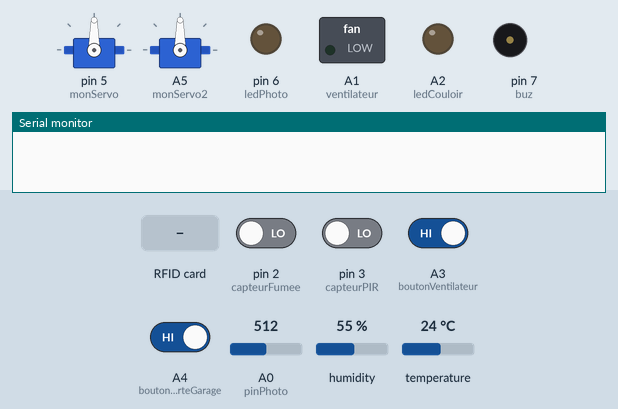
Simulated run of this sketch. Board: Arduino Uno, built with avr-gcc and run on an emulated ATmega328P. Shown: 2 × servo, switched loads named in the sketch (green lamp = pin HIGH), output pins drawn as LEDs (lit = HIGH), buzzer (waves = sounding), the last lines printed to the serial monitor. Dashed ring = blinking. The test bench sets the inputs (shaded band); at power-on: A3 (boutonVentilateur), A4 (boutonPorteGarage) HIGH, pin 2 (capteurFumee), pin 3 (capteurPIR) LOW, A0 (pinPhoto) = 512, humidity 55 %, temperature 24 °C. Pins used as bus, display or sensor lines are not drawn.

Above: at 1.2 s.
1.3 s: A3 (boutonVentilateur) driven LOW
At 1.43 s:
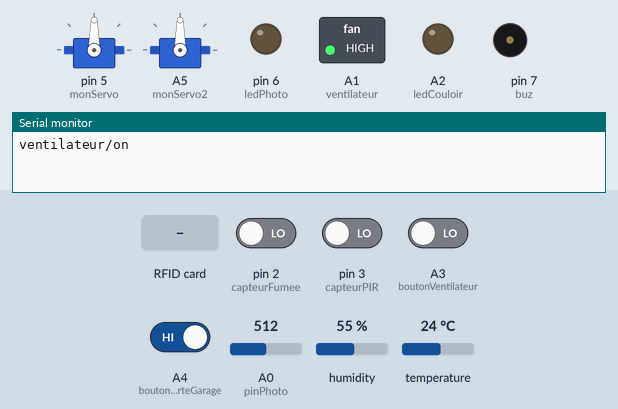
4.3 s: pin 3 (capteurPIR) driven HIGH
At 6.0 s:
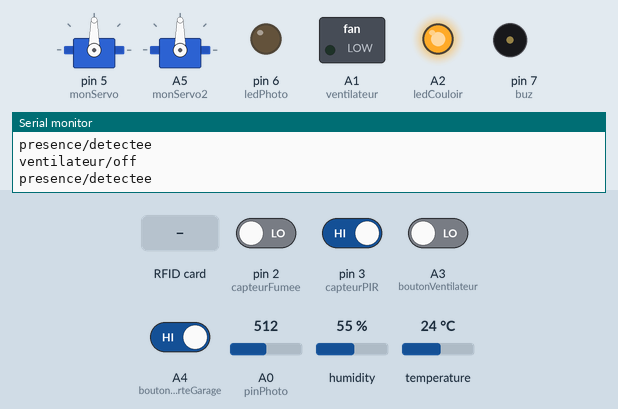
7.3 s: A4 (boutonPorteGarage) driven LOW
At 10.1 s:
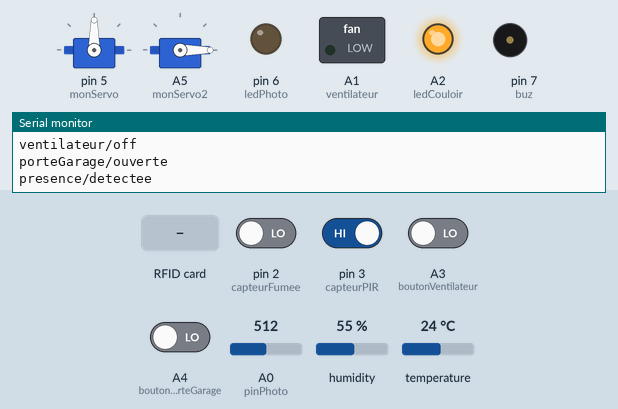
10.3 s: A0 (pinPhoto) set to 81
13.3 s: A0 (pinPhoto) set to 69
At 15.9 s:
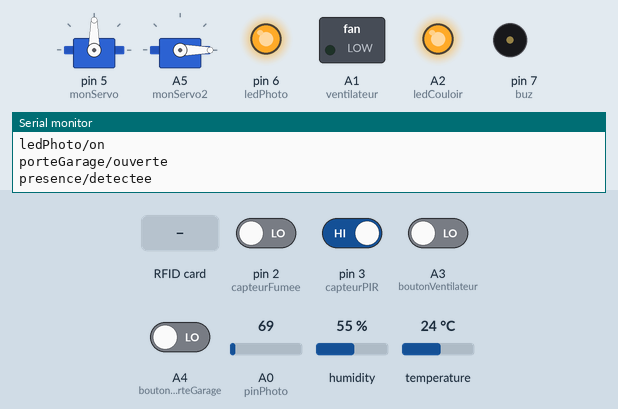
16.3 s: RFID card 5E 7A 19 C4 held to the reader
At 17.4 s:
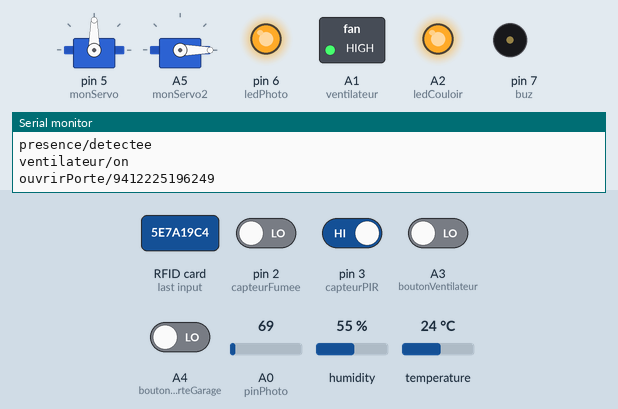
Timing chart, 0 to 26.0 s (numbered marks = the images above; inputs shaded):
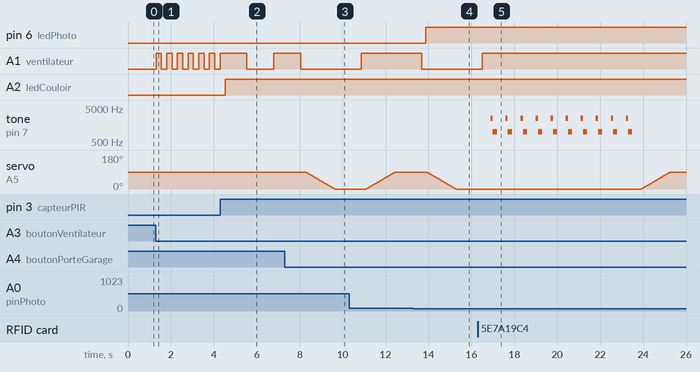

Measured:
- the behaviour switches between 76 and 75 on A0 (pinPhoto) (found by bisection; images 3 and 4)
- after the input at 1.3 s, A1 (ventilateur): alternates HIGH for 0.25 s and LOW for 0.25 s, starting at once
- after the input at 4.3 s, A2 (ledCouloir): LOW → HIGH after 0.24 s
- after the input at 7.3 s, A1 (ventilateur): goes on until 8.0 s, then stays LOW; servo on A5 (monServo2): moves from 90° to 0° over 1.4 s, starting after 0.98 s
- after the input at 13.3 s, pin 6 (ledPhoto): LOW → HIGH after 0.58 s
- after the input at 16.3 s, A1 (ventilateur): goes on until 16.5 s, then stays HIGH; tone on pin 7 (buz): silent → 2500 Hz after 0.61 s, then repeats every 0.70 s: 1000 Hz 0.20 s, silent 0.40 s, 2500 Hz 0.10 s, until it stays silent from 23.5 s

The sketch:

maison_connectee_arduino.ino
```cpp
#include <SPI.h>
#include <RFID.h>
#include <Servo.h>
//declaration
    #include <dht11.h>
    #define DHT11PIN 4 // broche DATA -> broche 4

    int capteurPIR = 3;
    int etatCapteurPIR = 0;
    int capteurFumee = 2;
    int etatCapteurFumee = 0;
    int ledCouloir = A2;
    int boutonVentilateur = A3;
    int ventilateur = A1;
    int etatVentilateur = 0;

    dht11 DHT11;

//fin
Servo monServo;
Servo monServo2;
int positionServo = 90;

int boutonPorteGarage = A4;
int etatBoutonPorteGarage = 0;

int pinPhoto = A0;
int ledPhoto = 6;
int etatLedPhoto = 0;


String message;

/* RST P9
 * SDA P10
 * MOSI P11
 * MISO P12
 * SCK P13
 * Rosette RFID                              235 7 131 116 27
 */
RFID monModuleRFID(10, 9);
int UID[5];
String code_rfid = "";
int buz = 7;

void setup()
{
   pinMode(capteurPIR, INPUT);
      pinMode(capteurFumee, INPUT);
      pinMode(ledCouloir, OUTPUT);
      pinMode(ventilateur, OUTPUT);
      pinMode(boutonVentilateur, INPUT);
  pinMode(ledPhoto, OUTPUT);
  monServo.attach(5);
  monServo.write(positionServo);
  monServo2.attach(A5);
  monServo2.write(positionServo);
  Serial.begin(115200);
  SPI.begin();
  monModuleRFID.init();
  pinMode(buz, OUTPUT);

  pinMode(boutonPorteGarage, INPUT);

}
/*************************Boucle infinie***********************/
void loop()
{
  /*****************1ere action*************************/
   if(analogRead(A0) <= 75){
    if(etatLedPhoto == 0){
      digitalWrite(ledPhoto, HIGH);
      etatLedPhoto = 1;
      Serial.println("ledPhoto/on");
    }
   }else
    {
      if(etatLedPhoto == 1){
      digitalWrite(ledPhoto, LOW);
      etatLedPhoto = 0;
      Serial.println("ledPhoto/off");
    }
   }
  /************2eme action***********************************/
  if(monModuleRFID.isCard())
  {
    if(monModuleRFID.readCardSerial())
    {
       for(int i = 0; i < 5; i++)
      {
        UID[i] = monModuleRFID.serNum[i];
        code_rfid += UID[i];
      }
      String code_rfid2 = "ouvrirPorte/"+code_rfid;
      Serial.println(code_rfid2);
      code_rfid = "";
      delay(200);
       if((UID[0] == 221) && (UID[1] == 0) && (UID[2] == 232) && (UID[3] == 43) && (UID[4] == 30)){
         for(positionServo = 90; positionServo >= 0; positionServo--){
          monServo.write(positionServo);
          delay(15);
        }
         delay(5000);
        for(positionServo = 0; positionServo <= 90; positionServo++){
          monServo.write(positionServo);
          delay(15);
        }
       }else{
        for(int i = 0; i < 10; i++){
              sonner();
              delay(500);
            }
       }
    }
    monModuleRFID.halt();
  }
  /*****************************3eme action***************************/
  while(Serial.available()){
      message = Serial.readStringUntil('\r');   // On lit une chaine de caractere
      if(message.equals("code_rfid_ok")){
        for(positionServo = 90; positionServo >= 0; positionServo--){
          monServo.write(positionServo);
          delay(15);
        }
         delay(5000);
        for(positionServo = 0; positionServo <= 90; positionServo++){
          monServo.write(positionServo);
          delay(15);
        }
      }else
      if(message.equals("code_rfid_bad")){
         for(int i = 0; i < 10; i++){
              sonner();
              delay(500);
            }
      }else
      if(message.equals("ouvrirPorte")){
        for(positionServo = 90; positionServo >= 0; positionServo--){
          monServo.write(positionServo);
          delay(15);
        }
      }else
      if(message.equals("fermerPorte")){
         for(positionServo = 0; positionServo <= 90; positionServo++){
          monServo.write(positionServo);
          delay(15);
        }
      }else
      if(message.equals("ouvrirPorteGarage")){
         if(etatBoutonPorteGarage == 0)
            {
              for(positionServo = 90; positionServo >= 0; positionServo--){
                  monServo2.write(positionServo);
                  delay(15);
                }
                etatBoutonPorteGarage = 1;
                Serial.println("porteGarage/ouverte");
            }else
            {
              for(positionServo = 0; positionServo <= 90; positionServo++){
                  monServo2.write(positionServo);
                  delay(15);
                }
                etatBoutonPorteGarage = 0;
                Serial.println("porteGarage/fermee");
            }
            delay(200);
      }else
      if(message.equals("ventilateur/on")){
         if(etatVentilateur == 0)
            {
              digitalWrite(ventilateur, HIGH);
              etatVentilateur = 1;
            }else
            {
              digitalWrite(ventilateur, LOW);
              etatVentilateur = 0;
            }
            delay(200);
      }
   }

   if(digitalRead(boutonPorteGarage) == LOW)
   {
    if(etatBoutonPorteGarage == 0)
    {
      for(positionServo = 90; positionServo >= 0; positionServo--){
          monServo2.write(positionServo);
          delay(15);
        }
        etatBoutonPorteGarage = 1;
        Serial.println("porteGarage/ouverte");
    }else
    {
      for(positionServo = 0; positionServo <= 90; positionServo++){
          monServo2.write(positionServo);
          delay(15);
        }
        etatBoutonPorteGarage = 0;
        Serial.println("porteGarage/fermee");
    }
    delay(200);
   }
   /*********************debut code**********************/
      /*****************Temperature******************/
      DHT11.read(DHT11PIN);
//      Serial.print("Température (°C): /");
//      Serial.println((float)DHT11.temperature, 2);

/***************capteur presence*******************/
     if(digitalRead(capteurPIR) == HIGH){
      digitalWrite(ledCouloir, HIGH);
      Serial.println("presence/detectee");
      delay(1000);
      }else {
        digitalWrite(ledCouloir, LOW);
//        Serial.println("presence/no");
      }
/****************Ventilateur********************/
      if(digitalRead(boutonVentilateur) == LOW){
        if(etatVentilateur == 0){
          digitalWrite(ventilateur, HIGH);
          etatVentilateur = 1;
          Serial.println("ventilateur/on");
        }else{
          digitalWrite(ventilateur, LOW);
          etatVentilateur = 0;
          Serial.println("ventilateur/off");
          }
          delay(200);
      }
/****************capteur de fumee**************/
        if(digitalRead(capteurFumee) == HIGH){
          if(etatCapteurFumee == 0){
            for(int i = 0; i < 10; i++){
              sonner();
              delay(500);
            }
            etatCapteurFumee = 1;
            Serial.println("flamme/detectee");
          }
          }else{
            if(etatCapteurFumee == 1){
            etatCapteurFumee = 0;
//            Serial.println("flamme/no");
          }else{
            etatCapteurFumee = 0;
          }
       }
/********************fin code*******************/
}
void sonner(){
  tone(buz, 2500, 200);
  delay(100);
  tone(buz, 1000, 200);
  delay(100);
}
```
